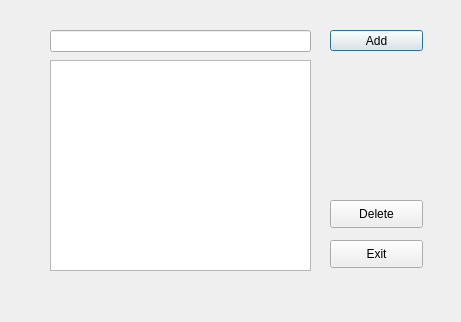
<?xml version="1.0" encoding="UTF-8"?>
<ui version="4.0">
 <class>SpecForm</class>
 <widget class="QDialog" name="SpecForm">
  <property name="geometry">
   <rect>
    <x>0</x>
    <y>0</y>
    <width>461</width>
    <height>322</height>
   </rect>
  </property>
  <property name="windowTitle">
   <string>Specs</string>
  </property>
  <property name="windowIcon">
   <iconset resource="../app/icons.qrc">
    <normaloff>:/warehouse</normaloff>:/warehouse</iconset>
  </property>
  <widget class="QListView" name="view">
   <property name="geometry">
    <rect>
     <x>50</x>
     <y>60</y>
     <width>261</width>
     <height>211</height>
    </rect>
   </property>
  </widget>
  <widget class="QPushButton" name="add">
   <property name="geometry">
    <rect>
     <x>330</x>
     <y>30</y>
     <width>93</width>
     <height>21</height>
    </rect>
   </property>
   <property name="text">
    <string>Add</string>
   </property>
  </widget>
  <widget class="QPushButton" name="delete_2">
   <property name="geometry">
    <rect>
     <x>330</x>
     <y>200</y>
     <width>93</width>
     <height>28</height>
    </rect>
   </property>
   <property name="text">
    <string>Delete</string>
   </property>
  </widget>
  <widget class="QPushButton" name="exit">
   <property name="geometry">
    <rect>
     <x>330</x>
     <y>240</y>
     <width>93</width>
     <height>28</height>
    </rect>
   </property>
   <property name="text">
    <string>Exit</string>
   </property>
  </widget>
  <widget class="QLineEdit" name="input">
   <property name="geometry">
    <rect>
     <x>50</x>
     <y>30</y>
     <width>261</width>
     <height>22</height>
    </rect>
   </property>
  </widget>
 </widget>
 <resources>
  <include location="../app/icons.qrc"/>
 </resources>
 <connections>
  <connection>
   <sender>exit</sender>
   <signal>clicked()</signal>
   <receiver>SpecForm</receiver>
   <slot>close()</slot>
   <hints>
    <hint type="sourcelabel">
     <x>398</x>
     <y>253</y>
    </hint>
    <hint type="destinationlabel">
     <x>349</x>
     <y>289</y>
    </hint>
   </hints>
  </connection>
 </connections>
</ui>
